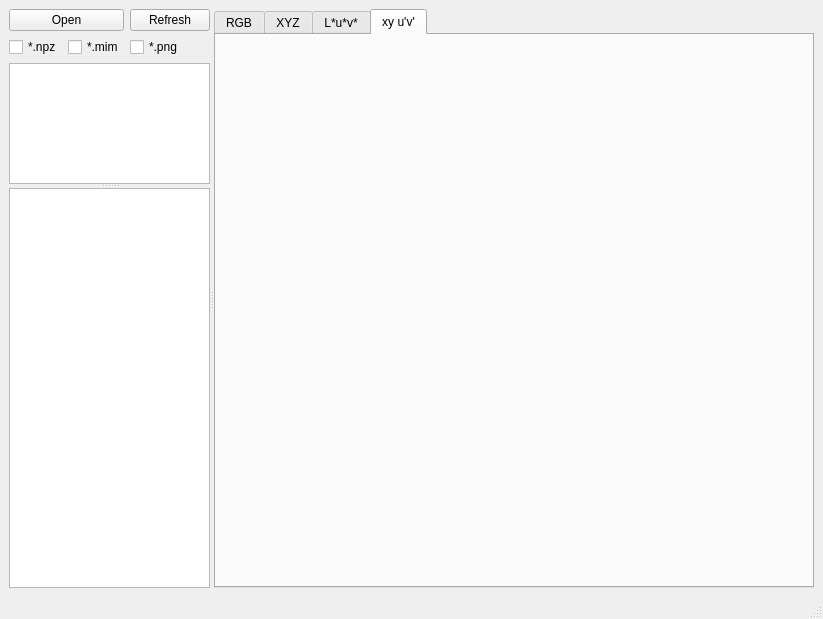
<?xml version="1.0" encoding="UTF-8"?>
<ui version="4.0">
 <class>MainWindow</class>
 <widget class="QMainWindow" name="MainWindow">
  <property name="geometry">
   <rect>
    <x>0</x>
    <y>0</y>
    <width>819</width>
    <height>619</height>
   </rect>
  </property>
  <property name="windowTitle">
   <string>MainWindow</string>
  </property>
  <widget class="QWidget" name="centralwidget">
   <layout class="QHBoxLayout" name="horizontalLayout">
    <item>
     <widget class="QSplitter" name="splitter_2">
      <property name="orientation">
       <enum>Qt::Horizontal</enum>
      </property>
      <widget class="QWidget" name="layoutWidget">
       <layout class="QVBoxLayout" name="verticalLayout">
        <item>
         <layout class="QGridLayout" name="gridLayout">
          <item row="0" column="2">
           <widget class="QPushButton" name="pushButton_refresh">
            <property name="text">
             <string>Refresh</string>
            </property>
           </widget>
          </item>
          <item row="0" column="0" colspan="2">
           <widget class="QPushButton" name="pushButton_open">
            <property name="text">
             <string>Open</string>
            </property>
           </widget>
          </item>
          <item row="1" column="0">
           <widget class="QCheckBox" name="checkBox_npz">
            <property name="text">
             <string>*.npz</string>
            </property>
           </widget>
          </item>
          <item row="1" column="1">
           <widget class="QCheckBox" name="checkBox_mim">
            <property name="text">
             <string>*.mim</string>
            </property>
           </widget>
          </item>
          <item row="1" column="2">
           <widget class="QCheckBox" name="checkBox_png">
            <property name="text">
             <string>*.png</string>
            </property>
           </widget>
          </item>
         </layout>
        </item>
        <item>
         <widget class="QSplitter" name="splitter">
          <property name="orientation">
           <enum>Qt::Vertical</enum>
          </property>
          <widget class="QTreeView" name="treeView">
           <property name="minimumSize">
            <size>
             <width>0</width>
             <height>100</height>
            </size>
           </property>
          </widget>
          <widget class="QTableView" name="tableView">
           <property name="minimumSize">
            <size>
             <width>0</width>
             <height>400</height>
            </size>
           </property>
          </widget>
         </widget>
        </item>
       </layout>
      </widget>
      <widget class="QTabWidget" name="tabWidget">
       <property name="minimumSize">
        <size>
         <width>600</width>
         <height>0</height>
        </size>
       </property>
       <property name="currentIndex">
        <number>3</number>
       </property>
       <widget class="QWidget" name="tab_image_rgb">
        <attribute name="title">
         <string>RGB</string>
        </attribute>
        <layout class="QGridLayout" name="gridLayout_2">
         <item row="0" column="0">
          <widget class="QWidget" name="widget_image_rgb" native="true">
           <property name="toolTipDuration">
            <number>-1</number>
           </property>
          </widget>
         </item>
        </layout>
       </widget>
       <widget class="QWidget" name="tab_image_xyz">
        <attribute name="title">
         <string>XYZ</string>
        </attribute>
        <layout class="QGridLayout" name="gridLayout_3">
         <item row="0" column="0">
          <widget class="QWidget" name="widget_image_xyz" native="true"/>
         </item>
        </layout>
       </widget>
       <widget class="QWidget" name="tab_image_luv">
        <attribute name="title">
         <string>L*u*v*</string>
        </attribute>
        <layout class="QGridLayout" name="gridLayout_4">
         <item row="0" column="0">
          <widget class="QWidget" name="widget_image_luv" native="true"/>
         </item>
        </layout>
       </widget>
       <widget class="QWidget" name="tab_image_xyuv">
        <attribute name="title">
         <string>xy u'v'</string>
        </attribute>
        <layout class="QGridLayout" name="gridLayout_5">
         <item row="0" column="0">
          <widget class="QWidget" name="widget_image_xyuv" native="true"/>
         </item>
        </layout>
       </widget>
      </widget>
     </widget>
    </item>
   </layout>
  </widget>
  <widget class="QMenuBar" name="menubar">
   <property name="geometry">
    <rect>
     <x>0</x>
     <y>0</y>
     <width>819</width>
     <height>21</height>
    </rect>
   </property>
  </widget>
  <widget class="QStatusBar" name="statusbar"/>
 </widget>
 <resources/>
 <connections/>
</ui>
